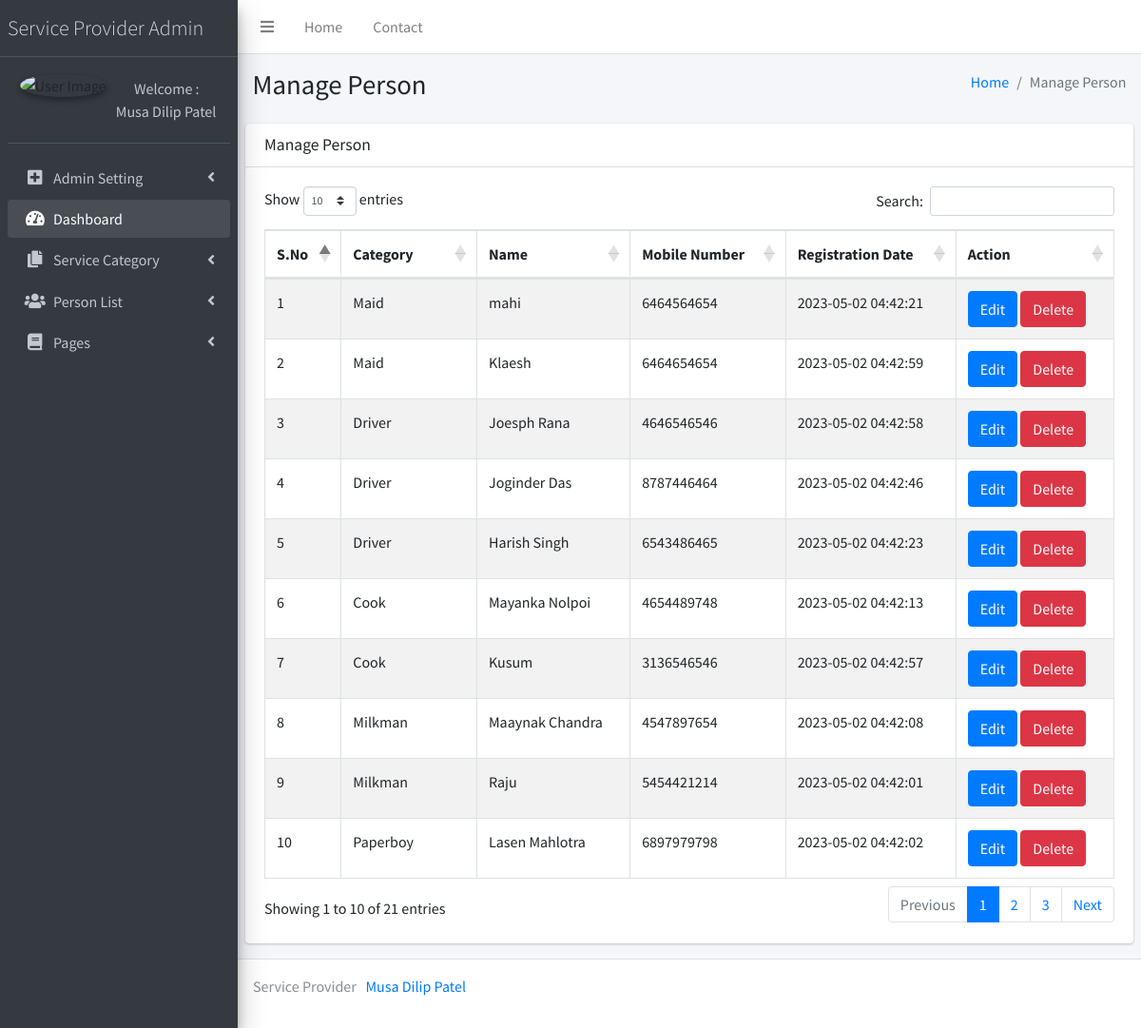
Screenshot of /admin/manage-person.php (signed in) with the database file from the repository.
### tables this page shows
CREATE TABLE `tblperson` (
  `ID` int(10) NOT NULL,
  `Category` varchar(200) DEFAULT NULL,
  `Name` varchar(200) DEFAULT NULL,
  `Picture` varchar(200) DEFAULT NULL,
  `MobileNumber` bigint(10) DEFAULT NULL,
  `Address` mediumtext DEFAULT NULL,
  `City` varchar(200) NOT NULL,
  `RegDate` timestamp NULL DEFAULT current_timestamp()
);

### admin/manage-person.php (the view, shortened to what this page needs)
<?php
if (strlen($_SESSION['lssemsaid']==0)) {
  header('location:logout.php');
  } else{
  ?>
<!DOCTYPE html>
<html>
<head>
  <link rel="stylesheet" href="plugins/fontawesome-free/css/all.min.css">
  <link rel="stylesheet" href="https://code.ionicframework.com/ionicons/2.0.1/css/ionicons.min.css">
  <link rel="stylesheet" href="plugins/datatables-bs4/css/dataTables.bootstrap4.css">
  <link rel="stylesheet" href="dist/css/adminlte.min.css">
</head>
<body class="hold-transition sidebar-mini">
<div class="wrapper">
  <?php include_once('includes/header.php');?>
<?php include_once('includes/sidebar.php');?>
  <div class="content-wrapper">
    <section class="content-header">
      <div class="container-fluid">
        <div class="row mb-2">
          <div class="col-sm-6">
            <h1>Manage Person</h1>
          </div>
          <div class="col-sm-6">
            <ol class="breadcrumb float-sm-right">
              <li class="breadcrumb-item"><a href="dashboard.php">Home</a></li>
              <li class="breadcrumb-item active">Manage Person</li>
            </ol>
          </div>
        </div>
      </div>
    </section>
    <section class="content">
      <div class="row">
        <div class="col-12">
          <div class="card">
            <div class="card-header">
              <h3 class="card-title">Manage Person</h3>
            </div>
            <div class="card-body">
              <table id="example1" class="table table-bordered table-striped">
                <thead>
                <tr>
                  <th>S.No</th>
                  <th>Category</th>
                  <th>Name</th>
                  <th>Mobile Number</th>
                  <th>Registration Date</th>
                  <th>Action</th>
                </tr>
                </thead>
                 <?php
$sql="SELECT * from tblperson";
$query = $dbh -> prepare($sql);
$query->execute();
$results=$query->fetchAll(PDO::FETCH_OBJ);
$cnt=1;
if($query->rowCount() > 0)
{
foreach($results as $row)
{               ?>
                <tr>
                  <td><?php echo htmlentities($cnt);?></td>
                  <td><?php  echo htmlentities($row->Category);?></td>
                  <td><?php  echo htmlentities($row->Name);?></td>
                  <td><?php  echo htmlentities($row->MobileNumber);?></td>
                  <td><?php  echo htmlentities($row->RegDate);?></td>
                  <td> <a href="edit-person-detail.php?editid=<?php echo htmlentities ($row->ID);?>" class="btn btn-primary">Edit</a>
     <a href="manage-person.php?id=<?php echo $row->ID;?>&del=delete" onClick="return confirm('Are you sure you want to delete?')" class="btn btn-danger">Delete</a>
                  </td>
                </tr>
                <?php $cnt=$cnt+1;}} ?>
              </table>
            </div>
          </div>
        </div>
      </div>
    </section>
  </div>
 <?php include_once('includes/footer.php');?>
</div>
</body>
</html>
<?php }  ?>

### admin/includes/sidebar.php (shortened to what this page needs)
  <aside class="main-sidebar sidebar-dark-primary elevation-4">
    <a href="dashboard.php" class="brand-link" style="font-weight:bold; font-size:22px;">
      <span class="brand-text font-weight-light">Service Provider Admin</span>
    </a>
    <div class="sidebar">
      <div class="user-panel mt-3 pb-3 mb-3 d-flex">
        <div class="image">
          <img src="dist/img/mush.jpg" class="img-circle elevation-2" alt="User Image">
        </div>
        <div class="info">
<?php
$aid=$_SESSION['lssemsaid'];
$sql="SELECT AdminName from  tbladmin where ID=:aid";
$query = $dbh -> prepare($sql);
$query->bindParam(':aid',$aid,PDO::PARAM_STR);
$query->execute();
$results=$query->fetchAll(PDO::FETCH_OBJ);
$cnt=1;
if($query->rowCount() > 0)
{
foreach($results as $row)
{               ?>
          <a href="admin-profile.php" class="d-block">&nbsp;&nbsp;&nbsp;&nbsp;&nbsp;&nbsp;Welcome :<br> <?php  echo $row->AdminName;?></a>
          <?php $cnt=$cnt+1;}} ?>
        </div>
      </div>
      <nav class="mt-2">
        <ul class="nav nav-pills nav-sidebar flex-column" data-widget="treeview" role="menu" data-accordion="false">
            <li class="nav-item has-treeview">
            <a href="#" class="nav-link">
              <i class="nav-icon fas fa-plus-square"></i>
              <p>
                Admin Setting
                <i class="fas fa-angle-left right"></i>
              </p>
            </a>
          </li>
          <li class="nav-item has-treeview menu-open">
            <a href="dashboard.php" class="nav-link">
              <i class="nav-icon fas fa-tachometer-alt"></i>
              <p>
                Dashboard
               </p>
            </a>
          </li>
          <li class="nav-item has-treeview">
            <a href="#" class="nav-link">
              <i class="nav-icon fas fa-copy"></i>
              <p>
                Service Category
                <i class="fas fa-angle-left right"></i>
              </p>
            </a>
          </li>
          <li class="nav-item has-treeview">
            <a href="#" class="nav-link">
              <i class="nav-icon fas fa-users"></i>
              <p>
                Person List
                <i class="right fas fa-angle-left"></i>
              </p>
            </a>
          </li>
          <li class="nav-item has-treeview">
            <a href="#" class="nav-link">
              <i class="nav-icon fas fa-book"></i>
              <p>
                Pages
                <i class="fas fa-angle-left right"></i>
              </p>
            </a>
          </li>
        </ul>
      </nav>
    </div>
  </aside>

### rows the page displays
tblperson: Category "Maid", Name "mahi", MobileNumber "6464564654", RegDate "2023-05-02 04:42:21"
tblperson: Category "Maid", Name "Klaesh", MobileNumber "6464654654", RegDate "2023-05-02 04:42:59"
tblperson: Category "Driver", Name "Joesph Rana", MobileNumber "4646546546", RegDate "2023-05-02 04:42:58"
tblperson: Category "Driver", Name "Joginder Das", MobileNumber "8787446464", RegDate "2023-05-02 04:42:46"
tblperson: Category "Driver", Name "Harish Singh", MobileNumber "6543486465", RegDate "2023-05-02 04:42:23"
tblperson: Category "Cook", Name "Mayanka Nolpoi", MobileNumber "4654489748", RegDate "2023-05-02 04:42:13"
tblperson: Category "Cook", Name "Kusum", MobileNumber "3136546546", RegDate "2023-05-02 04:42:57"
tblperson: Category "Milkman", Name "Maaynak Chandra", MobileNumber "4547897654", RegDate "2023-05-02 04:42:08"
tblperson: Category "Milkman", Name "Raju", MobileNumber "5454421214", RegDate "2023-05-02 04:42:01"
tblperson: Category "Paperboy", Name "Lasen Mahlotra", MobileNumber "6897979798", RegDate "2023-05-02 04:42:02"

### other values shown
$row->AdminName "Musa Dilip Patel"
